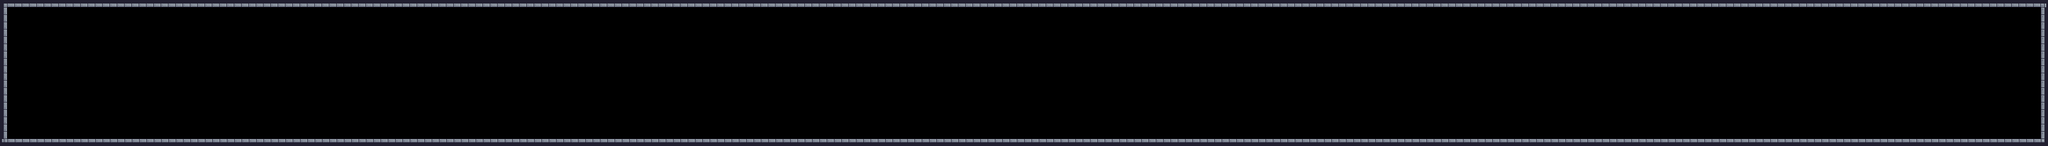

A 2D game scene composited from a Tiled map and its tileset images. What follows is a short description and the map's XML, with each tile layer's data collapsed to a summary:
An orthogonal 280x20 tile map with 16x16 px tiles, 1 tile layer (Background) and 2 objects (Start, Finish).

<map version="1.10" tiledversion="1.11.2" orientation="orthogonal" renderorder="right-down" width="280" height="20" tilewidth="16" tileheight="16" infinite="0" nextlayerid="4" nextobjectid="108">
 <tileset firstgid="1" source="Pixel Adventure.tsx" />
 <layer id="1" name="Background" width="280" height="20">
  <properties>
   <property name="BackgroundType" value="" />
  </properties>
  <data>[5600 cells, 596 non-empty, 8 distinct tile ids]</data>
 </layer>
 <objectgroup id="2" name="Spawning">
  <object id="89" name="Start" type="Start" x="16" y="16" width="64" height="64" />
  <object id="107" name="Finish" type="Finish" x="96" y="80" width="64" height="64" />
 </objectgroup>
</map>
